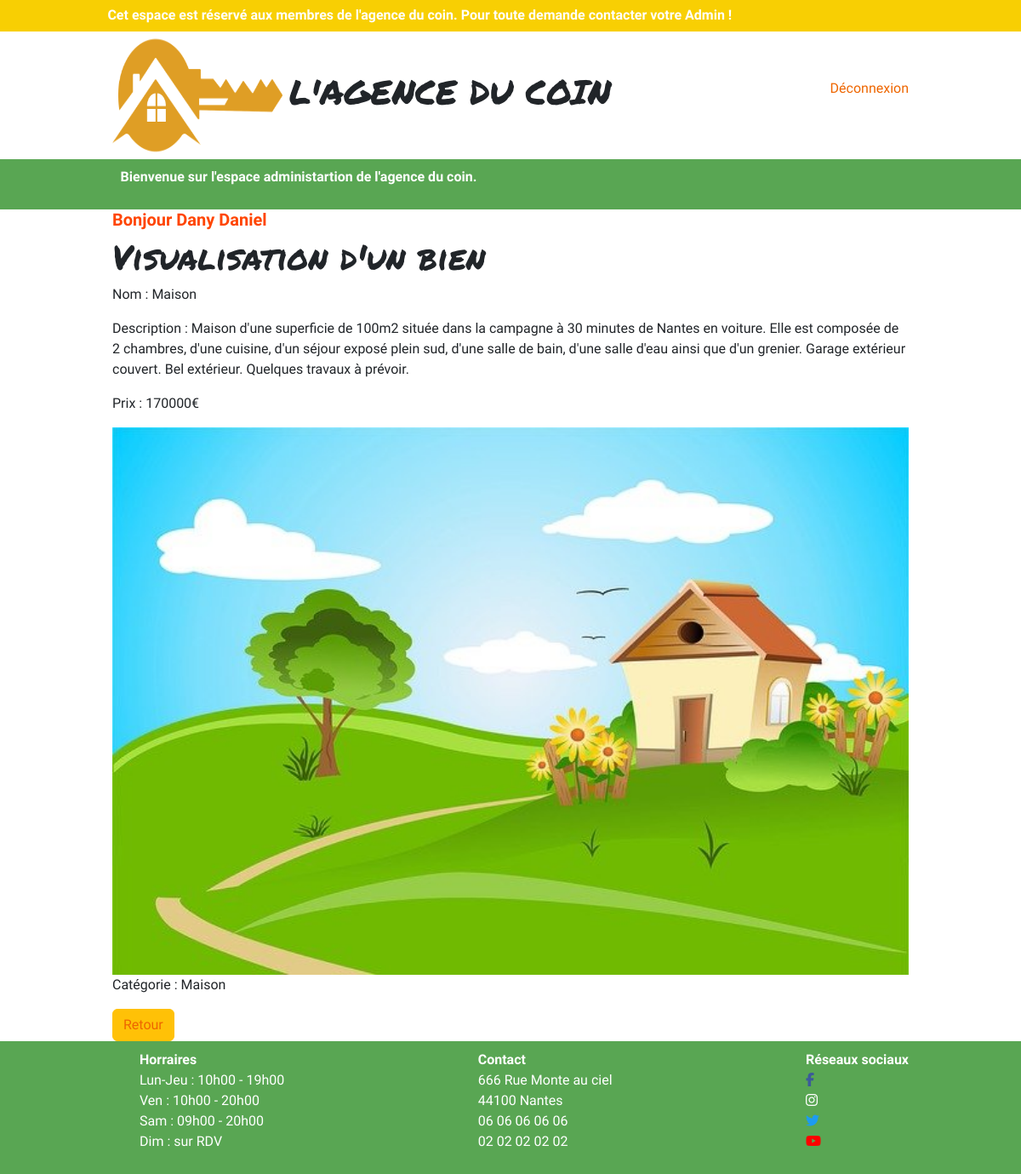
Page /BackOffice213/index.php?route=see&id=2 (signed in) on the committed database.
### tables this page shows
CREATE TABLE `biens` (
  `id` int(11) NOT NULL,
  `name` varchar(100) NOT NULL,
  `description` longtext NOT NULL,
  `price` float NOT NULL,
  `image` varchar(250) NOT NULL,
  `category` int(11) NOT NULL
);

CREATE TABLE `categories` (
  `id` int(10) NOT NULL,
  `name` varchar(120) NOT NULL
);

### BackOffice213/controllers/BiensController.php (called while the page is built, shortened)
<?php
class BiensController
{
    public function seeBien($id)
    {
        $model = new \Models\Biens();
        $bien = $model->see($id);
        include_once 'views/layout.phtml';
    }
}

### BackOffice213/models/Database.php (called while the page is built, shortened)
<?php
class Database
{
    protected $bdd;
    public function __construct()
    {
        $this->bdd = new \PDO('mysql:host=db.3wa.io;dbname=stefanstan_agence;charset=utf8', 'stefanstan', '948e24b6baa7e293be07f9f927dc1b8c');
    }
    protected function seeOne($id)
    {
        $query = $this->bdd->prepare("SELECT biens.id, biens.name, biens.description, biens.price, biens.image, categories.name AS category
                                    FROM biens LEFT JOIN categories ON biens.category = categories.id WHERE biens.id = ?");
        $query->execute([$id]);
        return $query->fetch();
    }
}

### BackOffice213/models/Biens.php (called while the page is built, shortened)
<?php
class Biens extends Database
{
    public function see($id)
    {
        return $this->seeOne($id);
    }
}

### BackOffice213/views/seeOneBien.phtml (the view)
<h1>Visualisation d'un bien</h1>
<p>Nom : <?= htmlspecialchars($bien['name']) ?>
</p>
<p>Description : <?= htmlspecialchars($bien['description']) ?>
</p>
<p> Prix : <?= htmlspecialchars($bien['price']) ?>€
</p>
<img src="../public/imagesBDD/<?= htmlspecialchars($bien['image']) ?>" alt="img du bien">
<p>Catégorie : <?= htmlspecialchars($bien['category']) ?>
</p>
<button type="button" class="btn btn-warning"><a href=" index.php?route=accueil">Retour</a></button>

### public/CSS/style.css (style rules this page uses)
:root { --couleur-primaire: #D97059; --jaune: #f8cf03; --vert: #59a653; --blanc : #FFFFFF; --rouge : #CC0000; --general-size: 16px; }
* { margin: 0; padding:0; font-size: var(--general-size); font-family: 'Athiti'; }
body,html { height:100%; }
a { color: #EE6600; text-decoration: none; font-weight: normal; }
img { width:100%; height:auto; }
h1 { font-family: 'Permanent Marker', cursive; }

### rows in the picture
biens: name "Maison", description "Maison d'une superficie de 100m2 située dans la campagne à 30 minutes de Nantes en voiture. Elle est composée de 2 chambres, d'une cuisine, d'un séjour exposé plein sud, d'une salle de bain, d'une salle d'eau ainsi que d'un grenier. Garage extérieur couvert. Bel extérieur. Quelques travaux à prévoir.", price "170000", image (picture), category.name "Maison"

### other values in the picture
$_SESSION['user']['nom'] "Dany"
$_SESSION['user']['prenom'] "Daniel"
